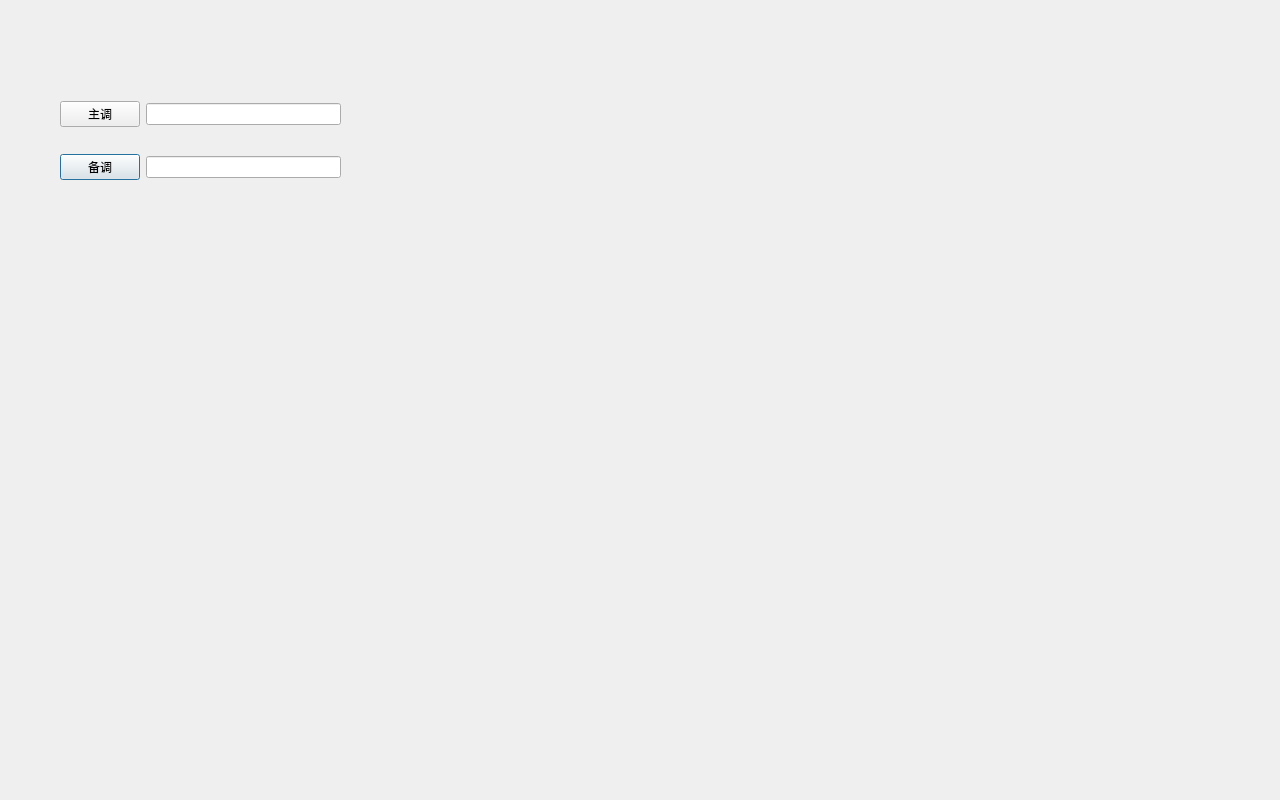
<?xml version="1.0" encoding="UTF-8"?>
<ui version="4.0">
 <class>Dialog</class>
 <widget class="QDialog" name="Dialog">
  <property name="geometry">
   <rect>
    <x>0</x>
    <y>0</y>
    <width>1280</width>
    <height>800</height>
   </rect>
  </property>
  <property name="windowTitle">
   <string>OIX交互功能对话框</string>
  </property>
  <widget class="QWidget" name="gridLayoutWidget">
   <property name="geometry">
    <rect>
     <x>60</x>
     <y>80</y>
     <width>281</width>
     <height>121</height>
    </rect>
   </property>
   <layout class="QGridLayout" name="gridLayout">
    <item row="1" column="0">
     <widget class="QPushButton" name="pb_s">
      <property name="text">
       <string>备调</string>
      </property>
     </widget>
    </item>
    <item row="0" column="0">
     <widget class="QPushButton" name="pb_m">
      <property name="text">
       <string>主调</string>
      </property>
     </widget>
    </item>
    <item row="0" column="1">
     <widget class="QLineEdit" name="ln_m"/>
    </item>
    <item row="1" column="1">
     <widget class="QLineEdit" name="ln_s"/>
    </item>
   </layout>
  </widget>
 </widget>
 <resources/>
 <connections/>
</ui>
